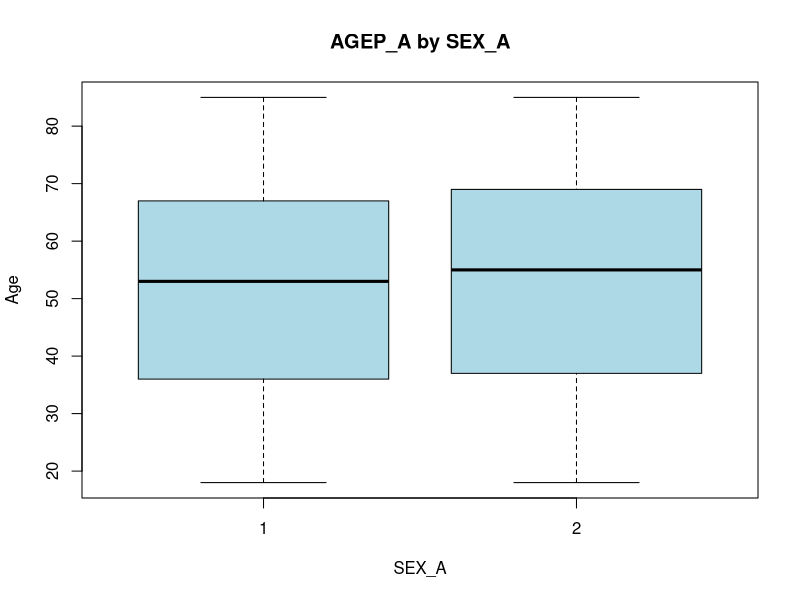
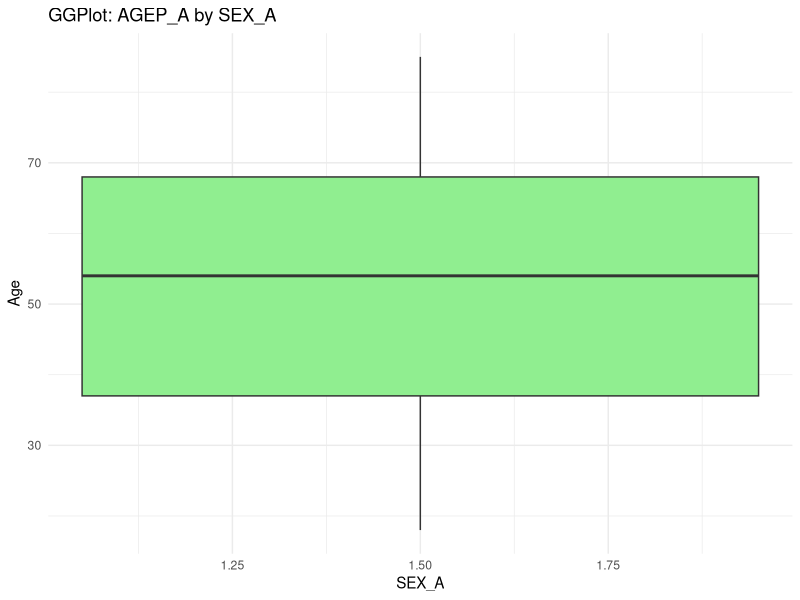
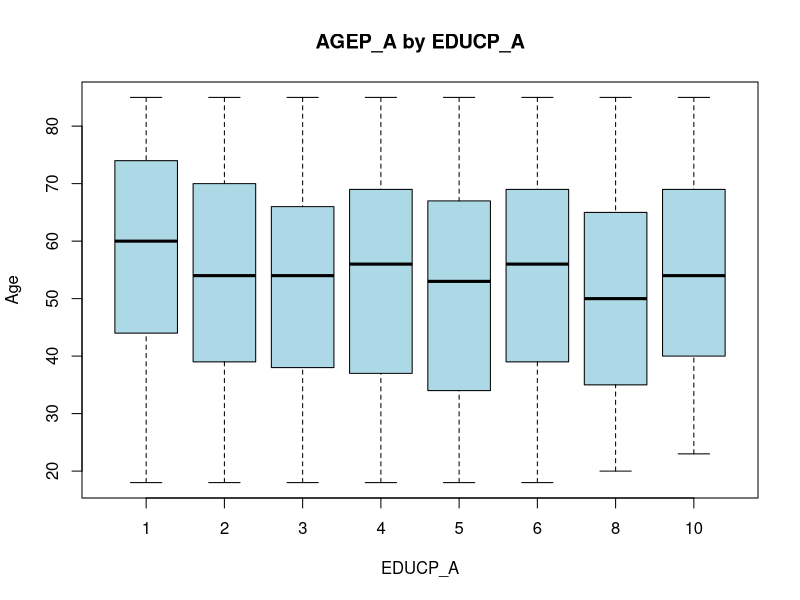
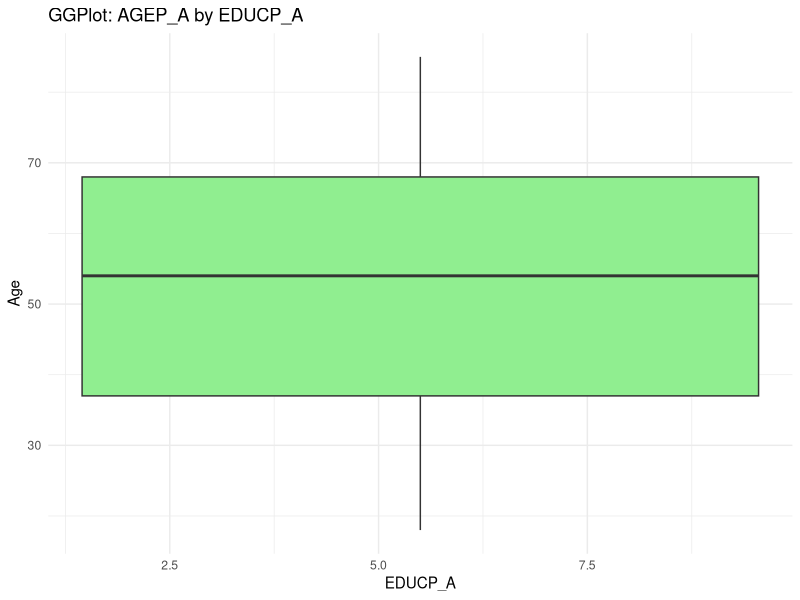
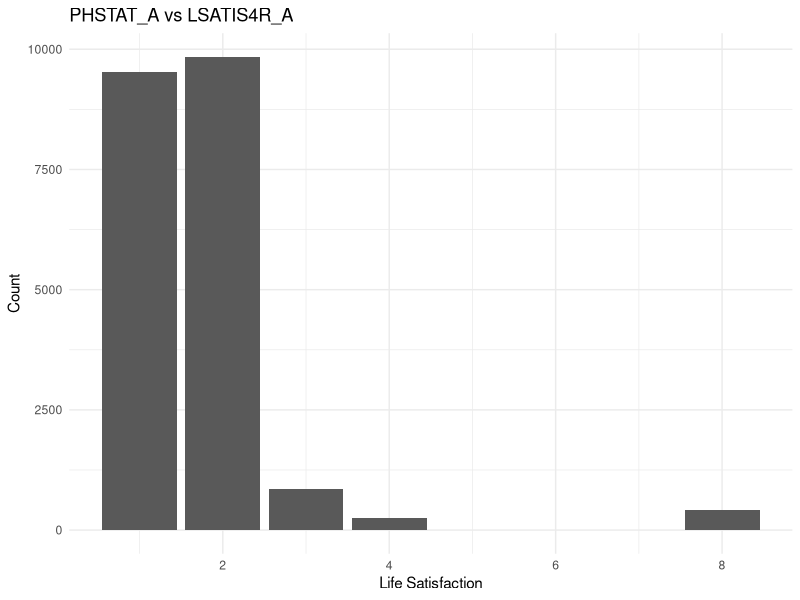
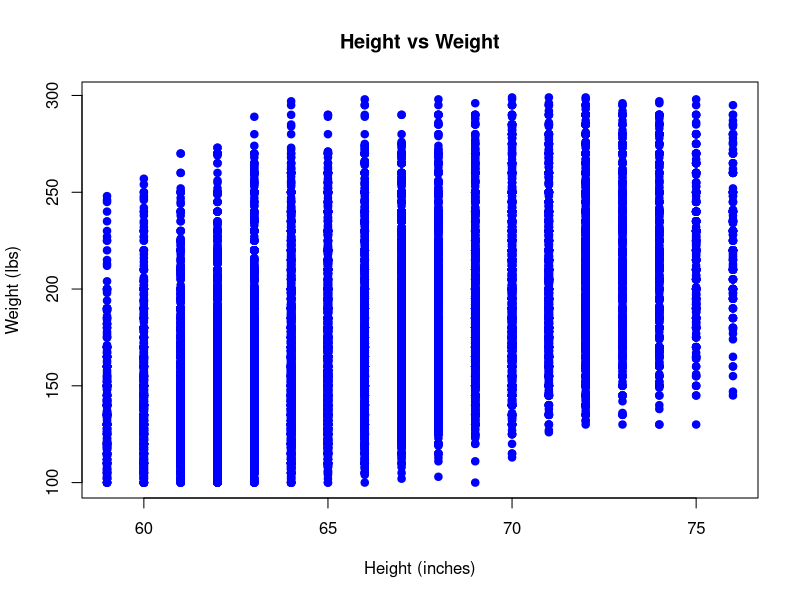
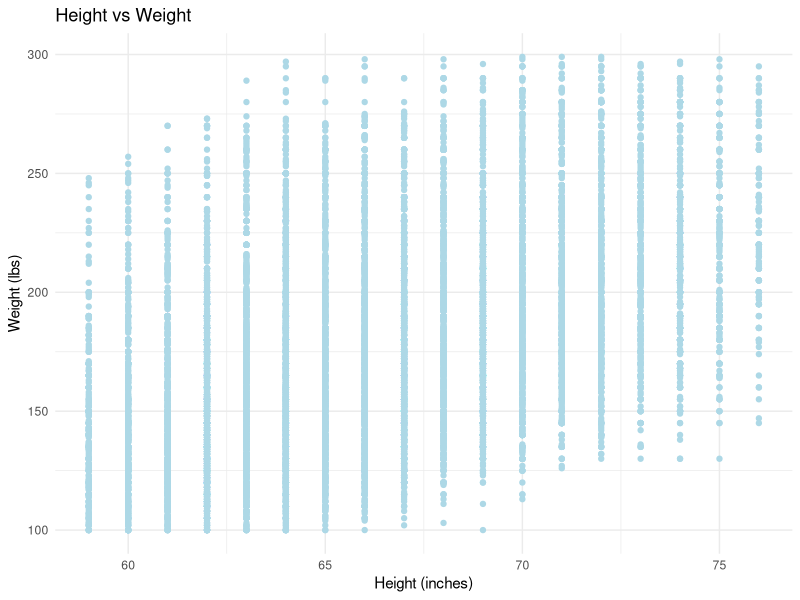

Write R code to recreate these figures, in order.
library(tidyverse)

# Load cleaned dataset
nhis <- read_csv("data/nhis_clean.csv")

# 1. Quantitative vs Qualitative
# AGEP_A by SEX_A - Base R boxplot
boxplot(AGEP_A ~ SEX_A, data = nhis,
        main = "AGEP_A by SEX_A",
        xlab = "SEX_A",
        ylab = "Age",
        col = "lightblue")

# AGEP_A by SEX_A - ggplot2 boxplot
ggplot(nhis, aes(x = SEX_A, y = AGEP_A)) +
  geom_boxplot(fill = "lightgreen") +
  labs(title = "GGPlot: AGEP_A by SEX_A", x = "SEX_A", y = "Age") +
  theme_minimal()

# AGEP_A by EDUCP_A - Base R boxplot
boxplot(AGEP_A ~ EDUCP_A, data = nhis,
        main = "AGEP_A by EDUCP_A",
        xlab = "EDUCP_A",
        ylab = "Age",
        col = "lightblue")

# AGEP_A by EDUCP_A - ggplot2 boxplot
ggplot(nhis, aes(x = EDUCP_A, y = AGEP_A)) +
  geom_boxplot(fill = "lightgreen") +
  labs(title = "GGPlot: AGEP_A by EDUCP_A", x = "EDUCP_A", y = "Age") +
  theme_minimal()


# 2. Qualitative vs Qualitative
# PHSTAT_A vs LSATIS4R_A - ggplot2 clustered bar chart
ggplot(nhis, aes(x = LSATIS4R_A, fill = PHSTAT_A)) +
  geom_bar(position = "dodge") +
  labs(title = "PHSTAT_A vs LSATIS4R_A", x = "Life Satisfaction", y = "Count") +
  theme_minimal()


# 3. Quantitative vs Quantitative
# HEIGHTTC_A vs WEIGHTLBTC_A - Base R scatter plot
plot(nhis$HEIGHTTC_A, nhis$WEIGHTLBTC_A,
     main = "Height vs Weight",
     xlab = "Height (inches)",
     ylab = "Weight (lbs)",
     pch = 19,
     col = "blue")

# HEIGHTTC_A vs WEIGHTLBTC_A - ggplot2 scatter plot
ggplot(nhis, aes(x = HEIGHTTC_A, y = WEIGHTLBTC_A)) +
  geom_point(color = "lightblue") +
  labs(title = "Height vs Weight", x = "Height (inches)", y = "Weight (lbs)") +
  theme_minimal()

# Correlation coefficient
correlation <- cor(nhis$HEIGHTTC_A, nhis$WEIGHTLBTC_A, use = "complete.obs")
cat("Correlation between Height and Weight:", correlation, "\n")
